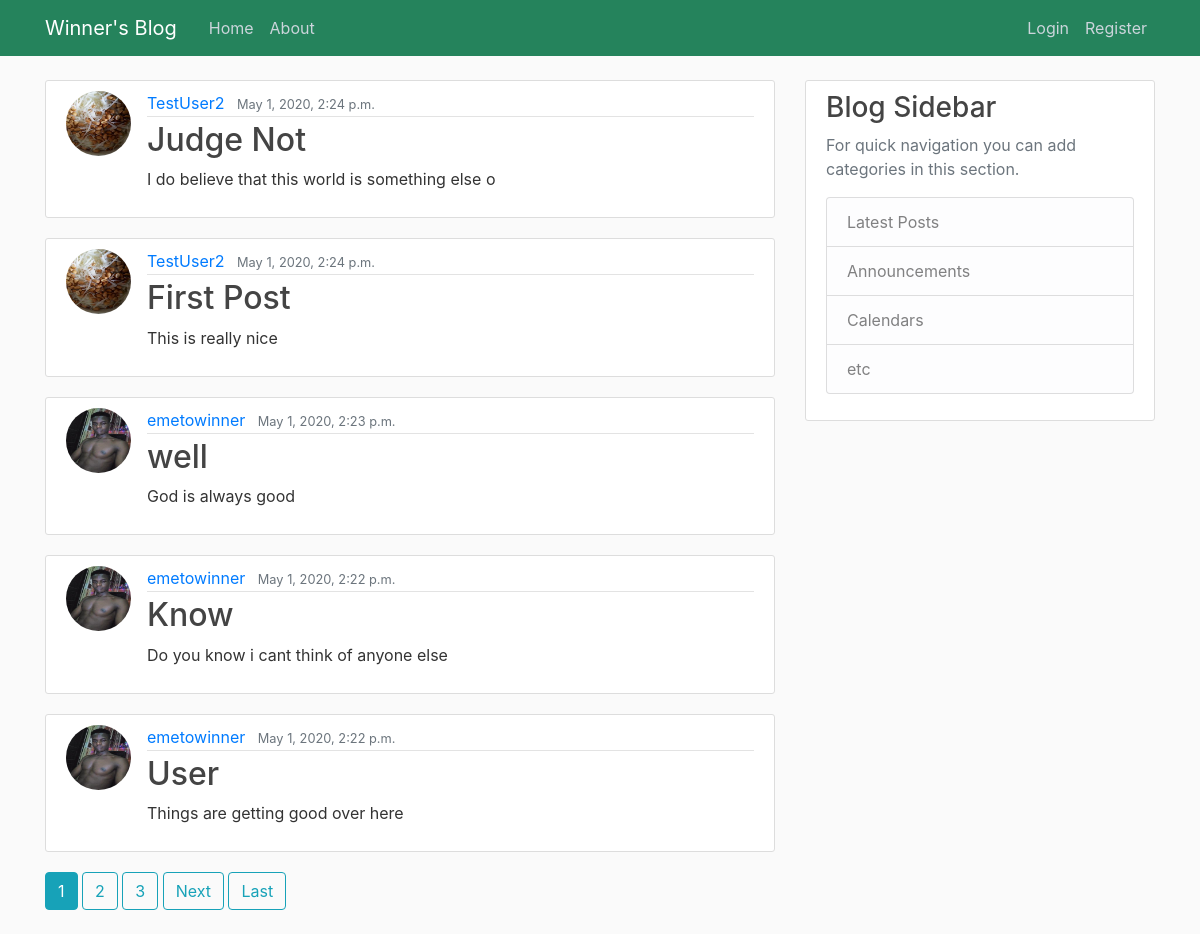
The page / on the database its author committed.
### home/models.py (models this page shows, shortened)
class Post(models.Model):
    title = models.CharField(max_length=100)
    content = models.TextField()
    date_posted = models.DateTimeField(default=timezone.now)
    author = models.ForeignKey(User,on_delete=models.CASCADE)

### users/models.py (models this page shows, shortened)
class Profile(models.Model):
    age = models.IntegerField(blank=True, null=True)
    country = models.CharField(blank=True, max_length=100)
    state = models.CharField(blank=True, max_length=100)
    city = models.CharField(blank=True, max_length=100)
    address = models.CharField(blank=True, max_length=200)
    phone = models.CharField(blank=True, max_length=100)
    image = models.ImageField(default='default.jpg',upload_to='profile_pics')
    user = models.OneToOneField(User,on_delete=models.CASCADE)

### home/views.py (the view)
# urls.py: path('', PostListView.as_view(),name='home'),
class PostListView(ListView):
    model = Post
    template_name = 'home/blog.html'
    context_object_name = 'posts'
    ordering = ['-date_posted']
    paginate_by = 5

### home/templates/home/blog.html (shortened to what this page needs)
{% extends "home/base.html" %}
{% block content %}
{% for post in posts %}
<article class="media content-section">
    <img class="rounded-circle article-img" src="{{ post.author.profile.image.url }}">
    <div class="media-body">
        <div class="article-metadata">
            <a class="mr-2" href="{% url 'user-post' post.author.username %}">{{ post.author }}</a>
            <small class="text-muted">{{ post.date_posted }}</small>
        </div>
        <h2><a class="article-title" href="{% url 'post-details' post.pk %}">{{ post.title }}</a></h2>
        <p class="article-content">{{ post.content }}</p>
    </div>
</article>
{% endfor %}
{% if is_paginated %}
{% for num in page_obj.paginator.page_range %}
{% if page_obj.number == num %}
<a class="btn btn-info mb-4" href="?page={{ num }}">{{ num }}</a>
{% elif num > page_obj.number|add:'-3' and num < page_obj.number|add:'3' %}
<a class="btn btn-outline-info mb-4" href="?page={{ num }}">{{ num }}</a>
{% endif %}
{% endfor %}
{% if page_obj.has_next %}
<a class="btn btn-outline-info mb-4" href="?page={{ page_obj.next_page_number }}">Next</a>
<a class="btn btn-outline-info mb-4" href="?page={{ page_obj.paginator.num_pages }}">Last</a>
{% endif %}
{% endif %}
{% endblock content %}

### home/static/home/css/main.css (style rules this page uses)
body { background: #fafafa; color: #333333; margin-top: 5rem; }
h1, h2, h3, h4, h5, h6 { color: #444444; }
.content-section { background: #ffffff; padding: 10px 20px; border: 1px solid #dddddd; border-radius: 3px; margin-bottom: 20px; }
.article-title { color: #444444; }
.article-content { white-space: pre-line; }
.article-img { height: 65px; width: 65px; margin-right: 16px; }
.article-metadata { padding-bottom: 1px; margin-bottom: 4px; border-bottom: 1px solid #e3e3e3 }

### rows shown on the page
Post: author.profile.image (placeholder picture), author "TestUser2", date_posted "May 1, 2020, 2:24 p.m.", title "Judge Not", content "I do believe that this world is something else o"
Post: author.profile.image (placeholder picture), author "TestUser2", date_posted "May 1, 2020, 2:24 p.m.", title "First Post", content "This is really nice"
Post: author.profile.image (picture), author "emetowinner", date_posted "May 1, 2020, 2:23 p.m.", title "well", content "God is always good"
Post: author.profile.image (picture), author "emetowinner", date_posted "May 1, 2020, 2:22 p.m.", title "Know", content "Do you know i cant think of anyone else"
Post: author.profile.image (picture), author "emetowinner", date_posted "May 1, 2020, 2:22 p.m.", title "User", content "Things are getting good over here"

### other values the page prints
{{ num }} "1"
{{ num }} "2" "3"
